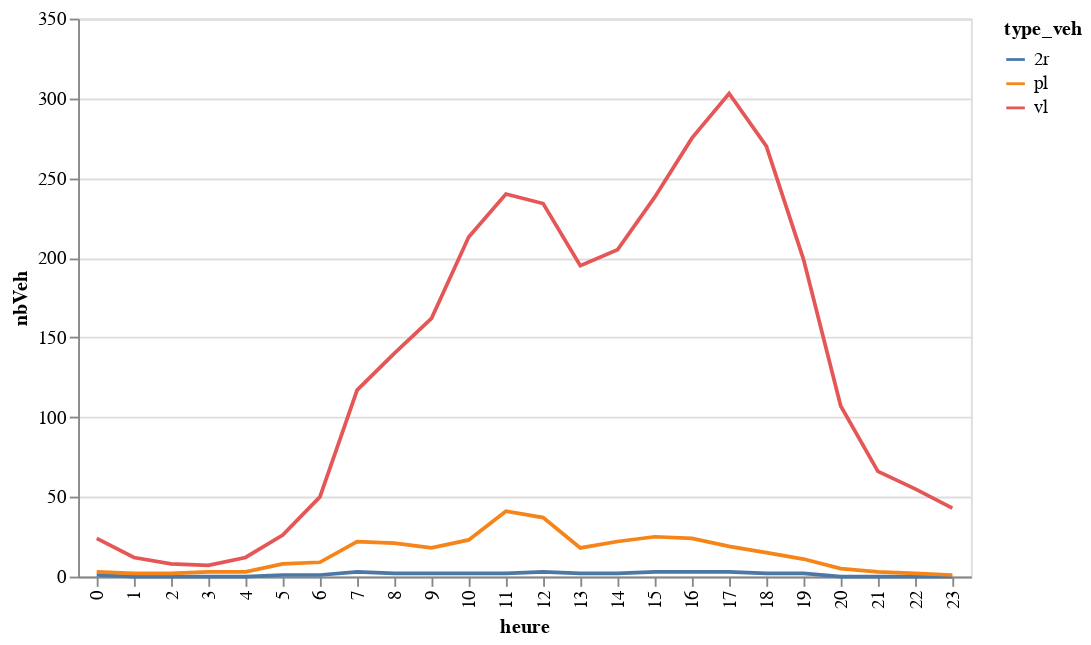

The notebook cell saved with this chart:
### Code cell
graphHeureType2SensMja

### Figure 1 — Vega-Lite specification as saved in the notebook (floating-point values rounded to 4 significant figures)
{"config": {"view": {"continuousWidth": 400, "continuousHeight": 300}}, "data": {"name": "data-1235f1130d0a6243e05639a925fc196b"}, "mark": "line", "encoding": {"color": {"type": "nominal", "field": "type_veh"}, "x": {"type": "ordinal", "field": "heure"}, "y": {"type": "quantitative", "field": "nbVeh"}}, "$schema": "https://vega.github.io/schema/vega-lite/v4.8.1.json", "datasets": {"data-1235f1130d0a6243e05639a925fc196b": [{"heure": 0, "type_veh": "2r", "nbVeh": 1.0}, {"heure": 0, "type_veh": "pl", "nbVeh": 3.0}, {"heure": 0, "type_veh": "vl", "nbVeh": 24.0}, {"heure": 1, "type_veh": "2r", "nbVeh": 0.0}, {"heure": 1, "type_veh": "pl", "nbVeh": 2.0}, {"heure": 1, "type_veh": "vl", "nbVeh": 12.0}, {"heure": 2, "type_veh": "2r", "nbVeh": 0.0}, {"heure": 2, "type_veh": "pl", "nbVeh": 2.0}, {"heure": 2, "type_veh": "vl", "nbVeh": 8.0}, {"heure": 3, "type_veh": "2r", "nbVeh": 0.0}, {"heure": 3, "type_veh": "pl", "nbVeh": 3.0}, {"heure": 3, "type_veh": "vl", "nbVeh": 7.0}, {"heure": 4, "type_veh": "2r", "nbVeh": 0.0}, {"heure": 4, "type_veh": "pl", "nbVeh": 3.0}, {"heure": 4, "type_veh": "vl", "nbVeh": 12.0}, {"heure": 5, "type_veh": "2r", "nbVeh": 1.0}, {"heure": 5, "type_veh": "pl", "nbVeh": 8.0}, {"heure": 5, "type_veh": "vl", "nbVeh": 26.0}, {"heure": 6, "type_veh": "2r", "nbVeh": 1.0}, {"heure": 6, "type_veh": "pl", "nbVeh": 9.0}, {"heure": 6, "type_veh": "vl", "nbVeh": 50.0}, {"heure": 7, "type_veh": "2r", "nbVeh": 3.0}, {"heure": 7, "type_veh": "pl", "nbVeh": 22.0}, {"heure": 7, "type_veh": "vl", "nbVeh": 117.0}, {"heure": 8, "type_veh": "2r", "nbVeh": 2.0}, {"heure": 8, "type_veh": "pl", "nbVeh": 21.0}, {"heure": 8, "type_veh": "vl", "nbVeh": 140.0}, {"heure": 9, "type_veh": "2r", "nbVeh": 2.0}, {"heure": 9, "type_veh": "pl", "nbVeh": 18.0}, {"heure": 9, "type_veh": "vl", "nbVeh": 162.0}, {"heure": 10, "type_veh": "2r", "nbVeh": 2.0}, {"heure": 10, "type_veh": "pl", "nbVeh": 23.0}, {"heure": 10, "type_veh": "vl", "nbVeh": 213.0}, {"heure": 11, "type_veh": "2r", "nbVeh": 2.0}, {"heure": 11, "type_veh": "pl", "nbVeh": 41.0}, {"heure": 11, "type_veh": "vl", "nbVeh": 240.0}, {"heure": 12, "type_veh": "2r", "nbVeh": 3.0}, {"heure": 12, "type_veh": "pl", "nbVeh": 37.0}, {"heure": 12, "type_veh": "vl", "nbVeh": 234.0}, {"heure": 13, "type_veh": "2r", "nbVeh": 2.0}, {"heure": 13, "type_veh": "pl", "nbVeh": 18.0}, {"heure": 13, "type_veh": "vl", "nbVeh": 195.0}, {"heure": 14, "type_veh": "2r", "nbVeh": 2.0}, {"heure": 14, "type_veh": "pl", "nbVeh": 22.0}, {"heure": 14, "type_veh": "vl", "nbVeh": 205.0}, {"heure": 15, "type_veh": "2r", "nbVeh": 3.0}, {"heure": 15, "type_veh": "pl", "nbVeh": 25.0}, {"heure": 15, "type_veh": "vl", "nbVeh": 238.0}, {"heure": 16, "type_veh": "2r", "nbVeh": 3.0}, {"heure": 16, "type_veh": "pl", "nbVeh": 24.0}, {"heure": 16, "type_veh": "vl", "nbVeh": 275.0}, {"heure": 17, "type_veh": "2r", "nbVeh": 3.0}, {"heure": 17, "type_veh": "pl", "nbVeh": 19.0}, {"heure": 17, "type_veh": "vl", "nbVeh": 303.0}, {"heure": 18, "type_veh": "2r", "nbVeh": 2.0}, {"heure": 18, "type_veh": "pl", "nbVeh": 15.0}, {"heure": 18, "type_veh": "vl", "nbVeh": 270.0}, {"heure": 19, "type_veh": "2r", "nbVeh": 2.0}, {"heure": 19, "type_veh": "pl", "nbVeh": 11.0}, {"heure": 19, "type_veh": "vl", "nbVeh": 199.0}, {"heure": 20, "type_veh": "2r", "nbVeh": 0.0}, {"heure": 20, "type_veh": "pl", "nbVeh": 5.0}, {"heure": 20, "type_veh": "vl", "nbVeh": 107.0}, {"heure": 21, "type_veh": "2r", "nbVeh": 0.0}, {"heure": 21, "type_veh": "pl", "nbVeh": 3.0}, {"heure": 21, "type_veh": "vl", "nbVeh": 66.0}, {"heure": 22, "type_veh": "2r", "nbVeh": 0.0}, {"heure": 22, "type_veh": "pl", "nbVeh": 2.0}, {"heure": 22, "type_veh": "vl", "nbVeh": 55.0}, {"heure": 23, "type_veh": "2r", "nbVeh": 0.0}, {"heure": 23, "type_veh": "pl", "nbVeh": 1.0}, {"heure": 23, "type_veh": "vl", "nbVeh": 43.0}]}}
